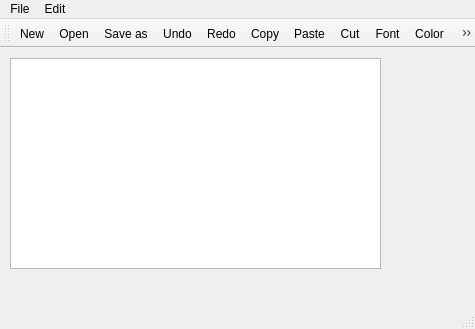
<?xml version="1.0" encoding="UTF-8"?>
<ui version="4.0">
 <class>MainWindow</class>
 <widget class="QMainWindow" name="MainWindow">
  <property name="geometry">
   <rect>
    <x>0</x>
    <y>0</y>
    <width>475</width>
    <height>329</height>
   </rect>
  </property>
  <property name="windowTitle">
   <string>MainWindow</string>
  </property>
  <widget class="QWidget" name="centralwidget">
   <widget class="QWidget" name="verticalLayoutWidget">
    <property name="geometry">
     <rect>
      <x>10</x>
      <y>10</y>
      <width>371</width>
      <height>211</height>
     </rect>
    </property>
    <layout class="QVBoxLayout" name="verticalLayout">
     <item>
      <widget class="QTextEdit" name="textEdit"/>
     </item>
    </layout>
   </widget>
  </widget>
  <widget class="QMenuBar" name="menubar">
   <property name="geometry">
    <rect>
     <x>0</x>
     <y>0</y>
     <width>475</width>
     <height>22</height>
    </rect>
   </property>
   <widget class="QMenu" name="menuFile">
    <property name="title">
     <string>File</string>
    </property>
    <addaction name="actionNew"/>
    <addaction name="actionOpen_2"/>
    <addaction name="actionSave_as_2"/>
    <addaction name="actionPrint_2"/>
    <addaction name="actionExit_2"/>
   </widget>
   <widget class="QMenu" name="menuNew">
    <property name="title">
     <string>Edit</string>
    </property>
    <addaction name="actionCopy"/>
    <addaction name="actionPaste"/>
    <addaction name="actionCut"/>
    <addaction name="actionUndo"/>
    <addaction name="actionRedo"/>
    <addaction name="actionFont"/>
    <addaction name="actionColor"/>
   </widget>
   <addaction name="menuFile"/>
   <addaction name="menuNew"/>
  </widget>
  <widget class="QStatusBar" name="statusbar"/>
  <widget class="QToolBar" name="toolBar">
   <property name="windowTitle">
    <string>toolBar</string>
   </property>
   <attribute name="toolBarArea">
    <enum>TopToolBarArea</enum>
   </attribute>
   <attribute name="toolBarBreak">
    <bool>false</bool>
   </attribute>
   <addaction name="actionNew"/>
   <addaction name="actionOpen_2"/>
   <addaction name="actionSave_as_2"/>
   <addaction name="actionUndo"/>
   <addaction name="actionRedo"/>
   <addaction name="actionCopy"/>
   <addaction name="actionPaste"/>
   <addaction name="actionCut"/>
   <addaction name="actionFont"/>
   <addaction name="actionColor"/>
   <addaction name="actionPrint_2"/>
  </widget>
  <action name="actionNew">
   <property name="icon">
    <iconset resource="Resources.qrc">
     <normaloff>:/images/New.bmp</normaloff>:/images/New.bmp</iconset>
   </property>
   <property name="text">
    <string>New</string>
   </property>
  </action>
  <action name="actionCopy">
   <property name="icon">
    <iconset resource="Resources.qrc">
     <normaloff>:/images/Copy.bmp</normaloff>:/images/Copy.bmp</iconset>
   </property>
   <property name="text">
    <string>Copy</string>
   </property>
  </action>
  <action name="actionPaste">
   <property name="icon">
    <iconset resource="Resources.qrc">
     <normaloff>:/images/Paste.bmp</normaloff>:/images/Paste.bmp</iconset>
   </property>
   <property name="text">
    <string>Paste</string>
   </property>
  </action>
  <action name="actionCut">
   <property name="icon">
    <iconset resource="Resources.qrc">
     <normaloff>:/images/Cut.bmp</normaloff>:/images/Cut.bmp</iconset>
   </property>
   <property name="text">
    <string>Cut</string>
   </property>
  </action>
  <action name="actionUndo">
   <property name="icon">
    <iconset resource="Resources.qrc">
     <normaloff>:/images/C:/Users/Korisnik/Downloads/undo icon.jpg</normaloff>:/images/C:/Users/Korisnik/Downloads/undo icon.jpg</iconset>
   </property>
   <property name="text">
    <string>Undo</string>
   </property>
  </action>
  <action name="actionRedo">
   <property name="icon">
    <iconset resource="Resources.qrc">
     <normaloff>:/images/C:/Users/Korisnik/Downloads/redo icon.png</normaloff>:/images/C:/Users/Korisnik/Downloads/redo icon.png</iconset>
   </property>
   <property name="text">
    <string>Redo</string>
   </property>
  </action>
  <action name="actionOpen_2">
   <property name="icon">
    <iconset resource="Resources.qrc">
     <normaloff>:/images/Open.bmp</normaloff>:/images/Open.bmp</iconset>
   </property>
   <property name="text">
    <string>Open</string>
   </property>
  </action>
  <action name="actionSave_as_2">
   <property name="icon">
    <iconset resource="Resources.qrc">
     <normaloff>:/images/Save.bmp</normaloff>:/images/Save.bmp</iconset>
   </property>
   <property name="text">
    <string>Save as</string>
   </property>
  </action>
  <action name="actionPrint_2">
   <property name="icon">
    <iconset resource="Resources.qrc">
     <normaloff>:/images/C:/Users/Korisnik/Downloads/print icon.png</normaloff>:/images/C:/Users/Korisnik/Downloads/print icon.png</iconset>
   </property>
   <property name="text">
    <string>Print</string>
   </property>
  </action>
  <action name="actionExit_2">
   <property name="icon">
    <iconset resource="Resources.qrc">
     <normaloff>:/images/C:/Users/Korisnik/Downloads/exit icon.png</normaloff>:/images/C:/Users/Korisnik/Downloads/exit icon.png</iconset>
   </property>
   <property name="text">
    <string>Exit</string>
   </property>
  </action>
  <action name="actionFont">
   <property name="icon">
    <iconset resource="Resources.qrc">
     <normaloff>:/images/C:/Users/Korisnik/Downloads/font icon.png</normaloff>:/images/C:/Users/Korisnik/Downloads/font icon.png</iconset>
   </property>
   <property name="text">
    <string>Font</string>
   </property>
  </action>
  <action name="actionColor">
   <property name="icon">
    <iconset resource="Resources.qrc">
     <normaloff>:/images/C:/Users/Korisnik/Downloads/color icon.jpg</normaloff>:/images/C:/Users/Korisnik/Downloads/color icon.jpg</iconset>
   </property>
   <property name="text">
    <string>Color</string>
   </property>
  </action>
 </widget>
 <resources>
  <include location="Resources.qrc"/>
 </resources>
 <connections/>
</ui>
